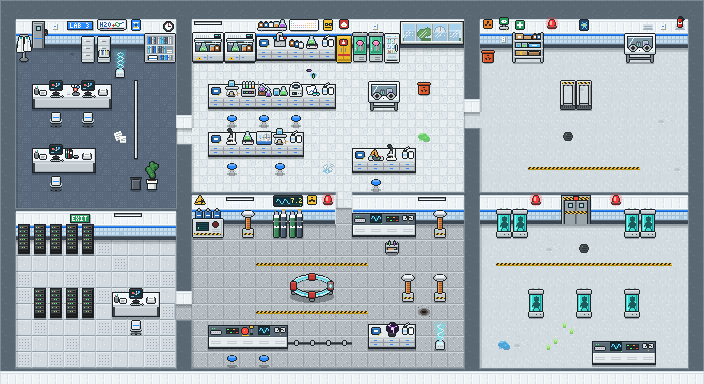

A 2D game scene composited from a Tiled map and its tileset images. What follows is a short description and the map's XML, with each tile layer's data collapsed to a summary:
An orthogonal 44x24 tile map with 16x16 px tiles, 8 tile layers (Floor, FloorTrim, Shadows, Decals, ...).

<map version="1.10" tiledversion="1.11.0" orientation="orthogonal" renderorder="right-down" width="44" height="24" tilewidth="16" tileheight="16" infinite="0" nextlayerid="9" nextobjectid="1">
 <tileset firstgid="1" source="biotech_cleanroom_tileset.tsx" />
 <layer id="1" name="Floor" width="44" height="24">
  <data>[1056 cells, 725 non-empty, 13 distinct tile ids]</data>
 </layer>
 <layer id="2" name="FloorTrim" width="44" height="24">
  <data>[1056 cells, 4 non-empty, 4 distinct tile ids]</data>
 </layer>
 <layer id="3" name="Shadows" width="44" height="24">
  <data>[1056 cells, 128 non-empty, 3 distinct tile ids]</data>
 </layer>
 <layer id="4" name="Decals" width="44" height="24">
  <data>[1056 cells, 46 non-empty, 11 distinct tile ids]</data>
 </layer>
 <layer id="5" name="Walls" width="44" height="24">
  <data>[1056 cells, 331 non-empty, 26 distinct tile ids]</data>
 </layer>
 <layer id="6" name="WallDecor" width="44" height="24">
  <data>[1056 cells, 49 non-empty, 40 distinct tile ids]</data>
 </layer>
 <layer id="7" name="Furniture" width="44" height="24">
  <data>[1056 cells, 225 non-empty, 110 distinct tile ids]</data>
 </layer>
 <layer id="8" name="Top" width="44" height="24">
  <data>[1056 cells, 0 non-empty, 0 distinct tile ids]</data>
 </layer>
</map>
